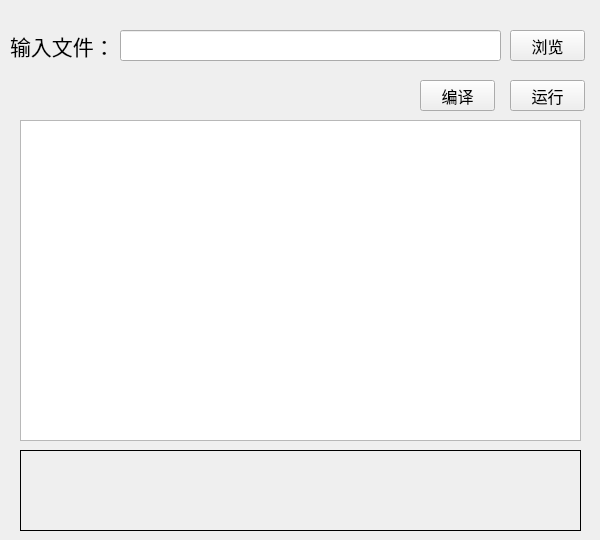
<?xml version="1.0" encoding="UTF-8"?>
<ui version="4.0">
 <class>PL0ComplierMainWid</class>
 <widget class="QWidget" name="PL0ComplierMainWid">
  <property name="geometry">
   <rect>
    <x>0</x>
    <y>0</y>
    <width>600</width>
    <height>540</height>
   </rect>
  </property>
  <property name="minimumSize">
   <size>
    <width>600</width>
    <height>540</height>
   </size>
  </property>
  <property name="maximumSize">
   <size>
    <width>600</width>
    <height>540</height>
   </size>
  </property>
  <property name="windowTitle">
   <string>PL0Complier</string>
  </property>
  <widget class="QLineEdit" name="FileUrl">
   <property name="geometry">
    <rect>
     <x>120</x>
     <y>30</y>
     <width>381</width>
     <height>31</height>
    </rect>
   </property>
  </widget>
  <widget class="QLabel" name="label">
   <property name="geometry">
    <rect>
     <x>10</x>
     <y>30</y>
     <width>111</width>
     <height>31</height>
    </rect>
   </property>
   <property name="font">
    <font>
     <family>AcadEref</family>
     <pointsize>16</pointsize>
    </font>
   </property>
   <property name="contextMenuPolicy">
    <enum>Qt::PreventContextMenu</enum>
   </property>
   <property name="text">
    <string>输入文件：</string>
   </property>
  </widget>
  <widget class="QPushButton" name="SearchFile">
   <property name="geometry">
    <rect>
     <x>510</x>
     <y>30</y>
     <width>75</width>
     <height>31</height>
    </rect>
   </property>
   <property name="font">
    <font>
     <pointsize>12</pointsize>
    </font>
   </property>
   <property name="text">
    <string>浏览</string>
   </property>
  </widget>
  <widget class="QLabel" name="Info">
   <property name="geometry">
    <rect>
     <x>20</x>
     <y>450</y>
     <width>561</width>
     <height>81</height>
    </rect>
   </property>
   <property name="font">
    <font>
     <pointsize>12</pointsize>
    </font>
   </property>
   <property name="frameShape">
    <enum>QFrame::Box</enum>
   </property>
   <property name="text">
    <string/>
   </property>
  </widget>
  <widget class="QPushButton" name="Compile">
   <property name="geometry">
    <rect>
     <x>420</x>
     <y>80</y>
     <width>75</width>
     <height>31</height>
    </rect>
   </property>
   <property name="font">
    <font>
     <pointsize>12</pointsize>
    </font>
   </property>
   <property name="text">
    <string>编译</string>
   </property>
  </widget>
  <widget class="QPushButton" name="Run">
   <property name="geometry">
    <rect>
     <x>510</x>
     <y>80</y>
     <width>75</width>
     <height>31</height>
    </rect>
   </property>
   <property name="font">
    <font>
     <pointsize>12</pointsize>
    </font>
   </property>
   <property name="text">
    <string>运行</string>
   </property>
  </widget>
  <widget class="QTextEdit" name="CodeEdit">
   <property name="geometry">
    <rect>
     <x>20</x>
     <y>120</y>
     <width>561</width>
     <height>321</height>
    </rect>
   </property>
   <property name="font">
    <font>
     <pointsize>11</pointsize>
    </font>
   </property>
  </widget>
 </widget>
 <resources/>
 <connections/>
</ui>
